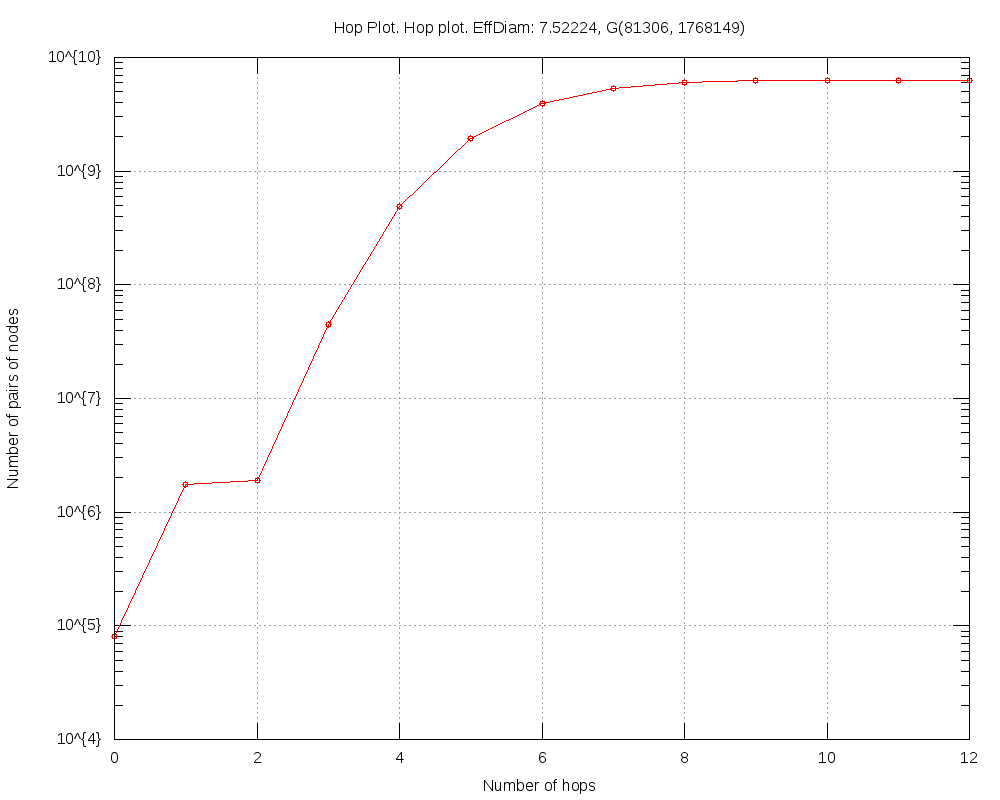

Here is the gnuplot script that generated this plot:
#
# Hop Plot. Hop plot. EffDiam: 7.52224, G(81306, 1768149) (Tue Apr 22 23:00:28 2014)
#

set title "Hop Plot. Hop plot. EffDiam: 7.52224, G(81306, 1768149)"
set key bottom right
set logscale y 10
set format y "10^{%L}"
set mytics 10
set grid
set xlabel "Number of hops"
set ylabel "Number of pairs of nodes"
set tics scale 2
set terminal png size 1000,800
set output 'hop.twitter.png'
plot 	"hop.twitter.tab" using 1:2 title "" with linespoints pt 6
